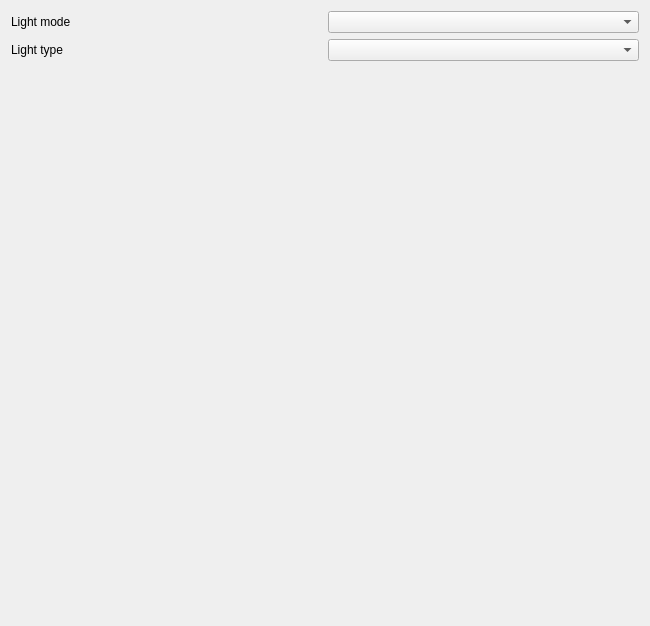
<?xml version="1.0" encoding="UTF-8"?>
<ui version="4.0">
 <class>LightEditWidget</class>
 <widget class="QWidget" name="LightEditWidget">
  <property name="geometry">
   <rect>
    <x>0</x>
    <y>0</y>
    <width>650</width>
    <height>626</height>
   </rect>
  </property>
  <property name="windowTitle">
   <string>Light settings</string>
  </property>
  <layout class="QGridLayout" name="gridLayout">
   <item row="1" column="2">
    <layout class="QGridLayout" name="gridLayout_2">
     <item row="1" column="0">
      <widget class="QLabel" name="lightTypeLabel">
       <property name="text">
        <string>Light type</string>
       </property>
      </widget>
     </item>
     <item row="0" column="0">
      <widget class="QLabel" name="lightModeLabel">
       <property name="text">
        <string>Light mode</string>
       </property>
      </widget>
     </item>
     <item row="1" column="1">
      <widget class="QComboBox" name="lightModeComboBox"/>
     </item>
     <item row="0" column="1">
      <widget class="QComboBox" name="lightTypeComboBox"/>
     </item>
    </layout>
   </item>
   <item row="2" column="2">
    <spacer name="verticalSpacer">
     <property name="orientation">
      <enum>Qt::Orientation::Vertical</enum>
     </property>
     <property name="sizeHint" stdset="0">
      <size>
       <width>20</width>
       <height>40</height>
      </size>
     </property>
    </spacer>
   </item>
  </layout>
 </widget>
 <resources/>
 <connections/>
</ui>
